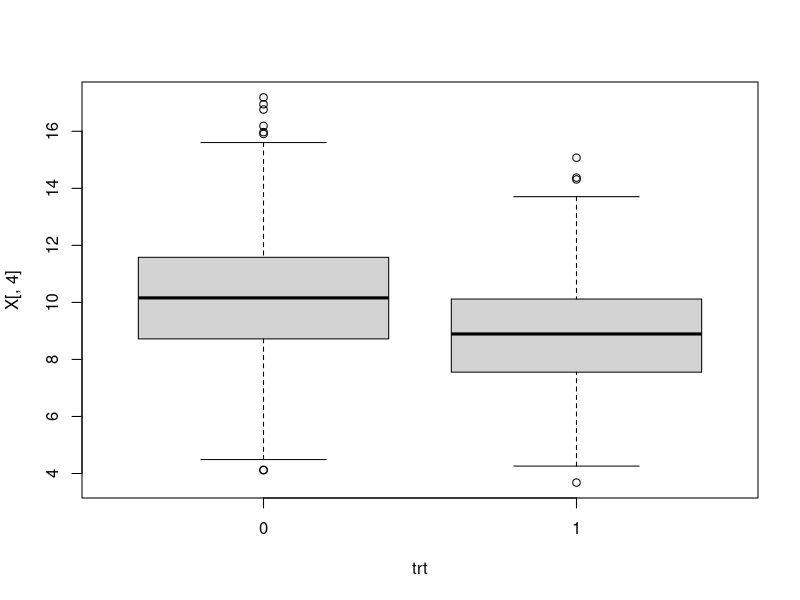
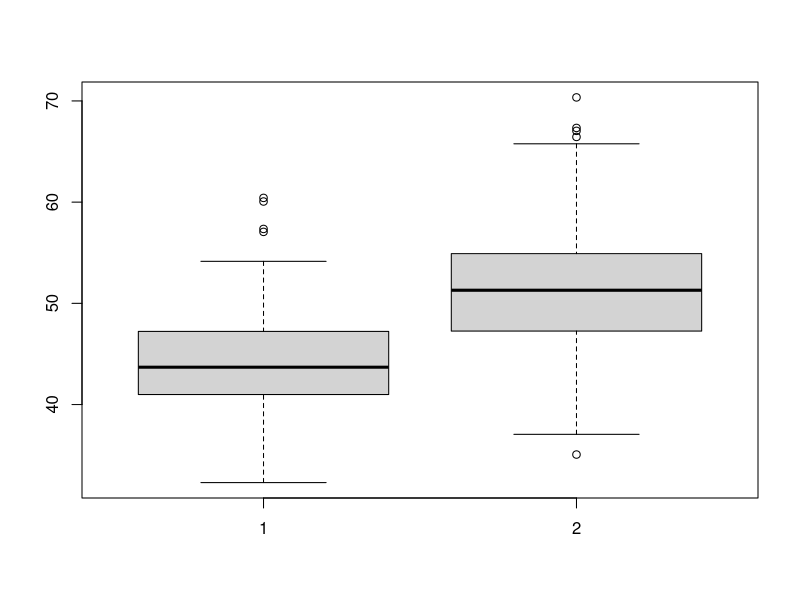
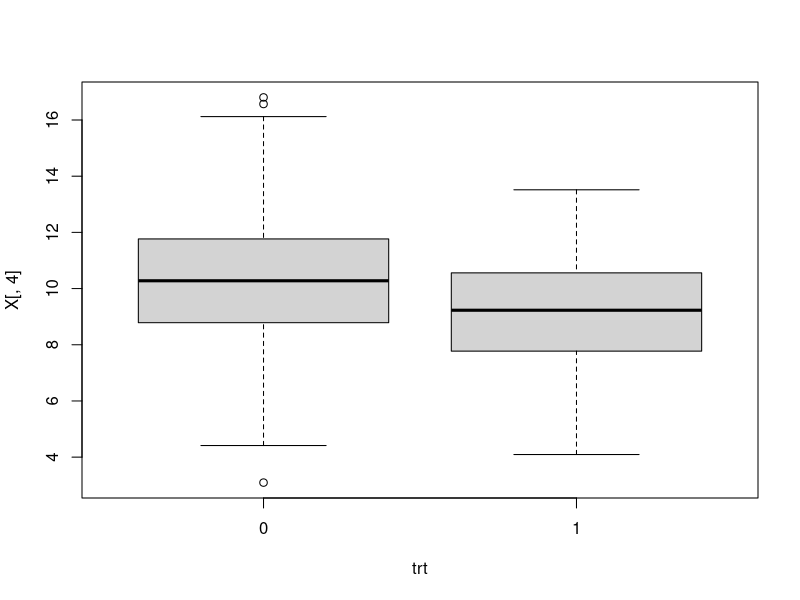
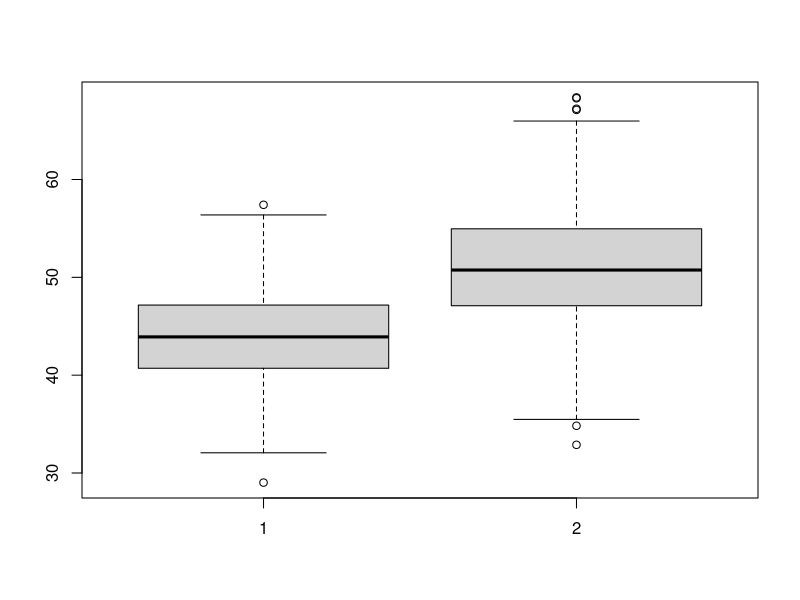
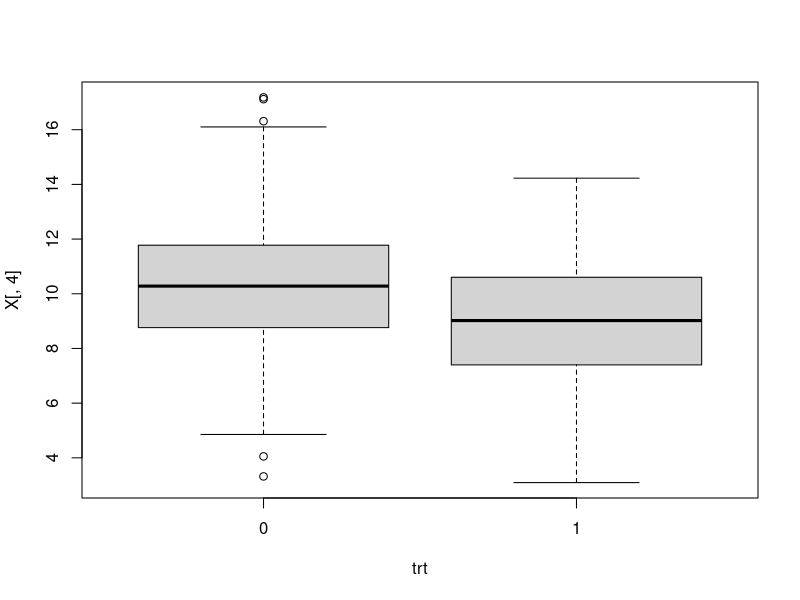
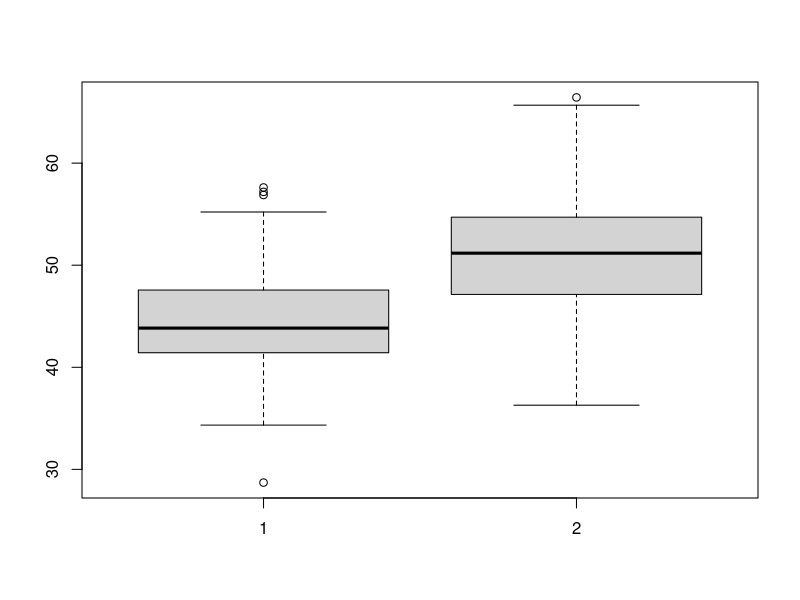
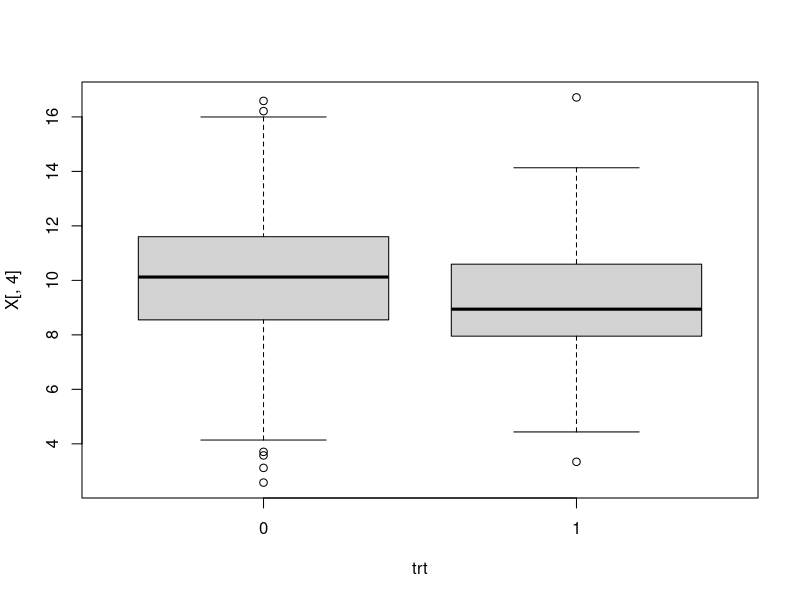
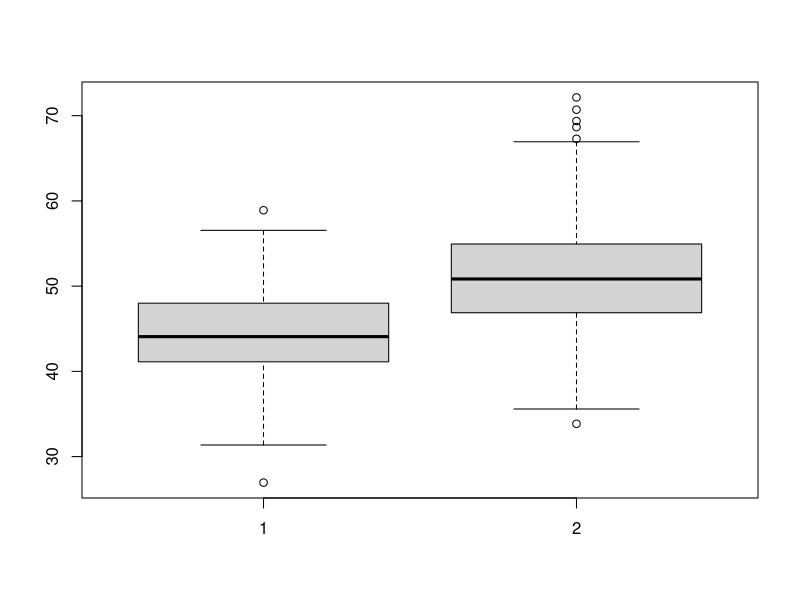

Generate these figures, in order, with R:
library(mvtnorm)
library(MatchIt)
library(mice)
#set.seed(1234)

CCA_treatment_estimation <- function(res_row, res_col_name) {
   # Remove rows with NAN
   datCCA <- na.omit(dat)
   # Do matching
   m.out <- matchit(trt ~ X1+X2+X3, data = datCCA, method = 'nearest',
                    ratio = 1) 
   dataMatched <- match.data(m.out)
   # Fit a model and store estimate treatment effect
   lm1 <- lm(y ~ trt + X1+X2+X3, data = dataMatched)
   resultsData[res_row, res_col_name] <<- summary(lm1)$coef[2,1]  
}

MI_treatment_estimation <- function(num_imputations, res_row, W_res_col_name, A_res_col_name) {
   m = num_imputations
   withinResults <- c()
   acrossResults <- c()
   propensityScores <- data.frame(matrix(ncol=0, nrow = n))
   mids <- mice(dat[,3:5], m = m, method = 'norm')
   
   for(k in 1:m) {
      # Access imputed dataset
      dataImputed <- complete(mids, k)
      # Append y and trt
      dataImputed$trt = dat$trt
      dataImputed$y = dat$y
      # Do matching
      m.out <- matchit(trt ~ X1+X2+X3, data = dataImputed, method = 'nearest',
                       ratio = 1)
      dataMatched <- match.data(m.out)
      # Append propensity scores of each obs in a dataset
      propensityScores <- cbind(propensityScores, data.frame(m.out$distance))
      # Fit a model and store estimate treatment effect
      lm0 <- lm(y ~ trt + X1+X2+X3, data = dataMatched)
      withinResults[k] <- summary(lm0)$coef[2,1]
   }
   
   # Assign avg propensity scores to m.out and match
   avg_prop <- rowMeans(propensityScores)
   for (z in 1:m) {
      # Access imputed dataset
      dataImputed <- complete(mids, z)
      # Append y and trt
      dataImputed$trt = dat$trt
      dataImputed$y = dat$y
      m.out <- matchit(trt ~ X1+X2+X3, data = dataImputed, method = 'nearest',
                       ratio = 1)
      m.out$distance <- avg_prop
      dataMatched <- match.data(m.out)
      lm1 <- lm(y ~ trt + X1+X2+X3, data = dataMatched)
      acrossResults[z] <- summary(lm0)$coef[2,1]
   }
   resultsData[res_row, W_res_col_name] <<- mean(withinResults)  
   resultsData[res_row, A_res_col_name] <<- mean(acrossResults)  
}

#0 is MCAR
#1 is MAR1
missingness_index <- 0

# Create a dataframe to store estimated treatment effects
resultsData <- data.frame(matrix(ncol = 8, nrow = 0,
                          dimnames = list(NULL, c('Complete Data', 'CCA', 'W_MI5', 'W_MI20', 'W_MI50',
                                                  'A_MI5', 'A_MI20', 'A_MI50'))))
for (j in 1:10){
   n <- 1000
   
   # Generate covariates
   Sigma <- matrix(0.5, ncol = 5, nrow = 5)
   diag(Sigma) <- 5
   mu_X <- rep(10,5)
   
   X_raw <- X <- rmvnorm(n, mu_X, Sigma)
   colnames(X_raw) <- c('X1', 'X2', 'X3', 'X4', 'X5')
   colnames(X) <- c('X1', 'X2', 'X3', 'X4', 'X5')
   
   # Generate treatments
   beta_trt <- rep(-.25,5)
   beta0 <- 10
   xb <- beta0 + X %*% beta_trt
   p <- exp(xb) / (1 + exp(xb))
   trt <- rbinom(n, 1, p)
   boxplot(X[,4]~trt)
   sum(trt)
   
   # Generate responses 
   beta <- rep(1,1,5)
   beta0 <- 0
   mu1 <- beta0 + 5 + X %*% beta
   mu0 <- beta0 + X %*% beta
   sigma <- 1
   
   # Treatment
   y1 <- rnorm(n, mu1, sigma)
   # Control
   y0 <- rnorm(n, mu0, sigma)
   
   # Remove the unobserved treatments
   y <- y0
   y[trt == 1] <- y1[trt == 1]
   
   #Check baseline bias
   #True effect
   delta <- mean(y1) - mean(y0)
   resultsData[j, 'Complete.Data'] = delta     
   
   #Biased effect.  
   mean(y1[trt == 1]) - mean(y0[trt == 0])
   boxplot(y0[trt == 1],y0[trt == 0])
   
   #Add missingness in X1
   #MCAR
   if (missingness_index == 0){
     ind <- sample(1:nrow(X), nrow(X)/2,replace = FALSE)
     X[ind,1] <- NA
   }
   
   #MAR1
    if (missingness_index == 1){
      logi <- -20 + 2*X[,2]
      p <- exp(logi) / (1+ exp(logi))
      R <- rbinom(nrow(X),1,p)
      X[R == 1,1] <- NA
    }
   #MAR2
   #MNAR
   
   # Create a dataframe with missingness
   dat <- data.frame(y, trt, X)
   
   #CCA
   CCA_treatment_estimation(j, 'CCA')
   #MI 5, 20, 50
   MI_treatment_estimation(5, j, 'W_MI5', 'A_MI5')
   MI_treatment_estimation(20, j, 'W_MI20', 'A_MI20')
   MI_treatment_estimation(50, j, 'W_MI50', 'A_MI50')
}

results <- data.frame(colMeans(resultsData))
t(results)
